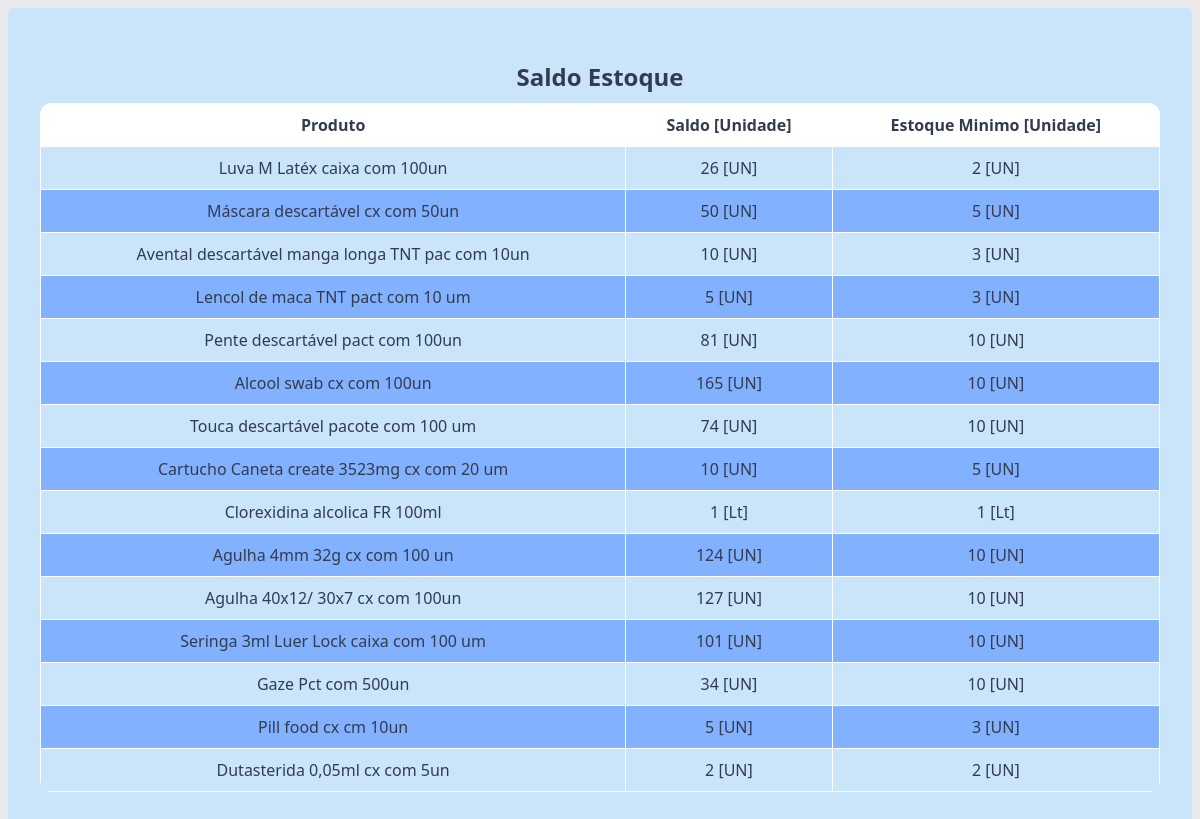
The page /painel/estoque_ver.php (signed in) on the database its author committed.
### tables this page shows
CREATE TABLE `estoque_item` (
  `id` int(11) NOT NULL,
  `token_emp` varchar(50) NOT NULL,
  `produto` varchar(100) NOT NULL,
  `minimo` int(11) NOT NULL,
  `unidade` varchar(100) NOT NULL
);

### painel/verifica_login.php (called while the page is built, shortened)
<?php
$css_path = "css/style_colorido.css";

### painel/estoque_ver.php (the view, shortened to what this page needs)
<?php
require('../config/database.php');
require('verifica_login.php');
?>
<!DOCTYPE html>
<html lang="pt-br">
<head>
    <link rel="stylesheet" href="<?php echo $css_path ?>">
</head>
<body>
    <div class="container">
        <h2>Saldo Estoque</h2>
        <table>
            <thead>
                <tr>
                    <th>Produto</th>
                    <th>Saldo [Unidade]</th>
                    <th>Estoque Minimo [Unidade]</th>
                </tr>
            </thead>
            <tbody>
                <?php
                $query = $conexao->prepare("
                SELECT produto, SUM(quantidade) AS total_quantidade, MAX(data_entrada) as ultima_entrada
                FROM estoque
                WHERE token_emp = '{$_SESSION['token_emp']}' AND id >= :id
                GROUP BY produto
                ORDER BY produto DESC
            ");
            $query->execute([
                'id' => 1
            ]);
            while ($select = $query->fetch(PDO::FETCH_ASSOC)) {
                $produto_id = $select['produto'];
                $quantidade = $select['total_quantidade'];
                $query2 = $conexao->prepare("
                    SELECT produto, unidade, minimo
                    FROM estoque_item
                    WHERE token_emp = '{$_SESSION['token_emp']}' AND id = :id
                ");
                $query2->execute([
                    'id' => $produto_id
                ]);
                $select2 = $query2->fetch(PDO::FETCH_ASSOC);
                $produto = $select2['produto'];
                $unidade = $select2['unidade'];
                $minimo = $select2['minimo'];
            ?>
                <tr>
                    <td data-label="Produto"><?php echo $produto; ?></td>
                    <td data-label="Saldo"><?php echo $quantidade; ?> [<?php echo $unidade; ?>]</td>
                    <td data-label="Estoque Minimo"><?php echo $minimo; ?> [<?php echo $unidade; ?>]</td>
                </tr>
            <?php } ?>
            </tbody>
        </table>
    </div>
</body>
</html>

### painel/css/style_colorido.css (style rules this page uses)
:root { --cor-fundo: #cae4fa; --cor-subfundo: #e6f2ff; --cor-fundo2: #ffffff; --cor-texto: #333b4f; --cor-texto-inverso: #ffffff; --cor-borda-legend: #6a8caf; --cor-botao: #82b1ff; --cor-botao-hover: #3a5f8a; --cor-fundo-focus: #81bbfa; --cor-domingo-feriado-etc: #4eacf8; --cor-titulo: #333b4f; --cor-borda: #aacbe4; --cor-borda-clara: #d6e6f2; --cor-hover: #a0c4ff; --cor-secundaria: #5fa8d3; --cor-h1: #264653; --cor-btn-hover: #3a5f8a; }
body { background-color: #eaeaea; height: 100vh; font-family: 'Segoe UI', Roboto, Helvetica, Arial, sans-serif; }
.container { padding: 2rem; background-color: var(--cor-fundo); min-height: 100vh; border-radius: 5px; box-shadow: 0 0 12px rgba(215, 212, 212, 0.05); }
h2 { text-align: center; margin-bottom: 10px; color: var(--cor-texto); font-size: clamp(1.2rem, 2vw, 1.6rem); }
table { width: 100%; border-collapse: collapse; border-radius: 12px; overflow: hidden; }
thead { background-color: var(--cor-fundo2); }
th, td { border: 1px solid var(--cor-fundo2); padding: 10px; text-align: center; }
th { background-color: var(--cor-fundo2); color: var(--cor-texto); }
tr:nth-child(even) { background-color: var(--cor-botao); color: var(--cor-texto); }
tr:nth-child(odd) { background-color: var(--cor-fundo); color: var(--cor-texto); }

### rows shown on the page
estoque_item: produto "Luva M Latéx caixa com 100un", unidade "UN", minimo "2"
estoque_item: produto "Máscara descartável cx com 50un", unidade "UN", minimo "5"
estoque_item: produto "Avental descartável manga longa TNT pac com 10un", unidade "UN", minimo "3"
estoque_item: produto "Lencol de maca TNT pact com 10 um", unidade "UN", minimo "3"
estoque_item: produto "Pente descartável pact com 100un", unidade "UN", minimo "10"
estoque_item: produto "Alcool swab cx com 100un", unidade "UN", minimo "10"
estoque_item: produto "Touca descartável pacote com 100 um", unidade "UN", minimo "10"
estoque_item: produto "Cartucho Caneta create 3523mg cx com 20 um", unidade "UN", minimo "5"
estoque_item: produto "Clorexidina alcolica FR 100ml", unidade "Lt", minimo "1"
estoque_item: produto "Agulha 4mm 32g cx com 100 un", unidade "UN", minimo "10"
estoque_item: produto "Agulha 40x12/ 30x7 cx com 100un", unidade "UN", minimo "10"
estoque_item: produto "Seringa 3ml Luer Lock caixa com 100 um", unidade "UN", minimo "10"
estoque_item: produto "Gaze Pct com 500un", unidade "UN", minimo "10"
estoque_item: produto "Pill food cx cm 10un", unidade "UN", minimo "3"
estoque_item: produto "Dutasterida 0,05ml cx com 5un", unidade "UN", minimo "2"

### other values the page prints
$quantidade "26"
$quantidade "50"
$quantidade "10"
$quantidade "5"
$quantidade "81"
$quantidade "165"
$quantidade "74"
$quantidade "1"
$quantidade "124"
$quantidade "127"
$quantidade "101"
$quantidade "34"
$quantidade "2"
